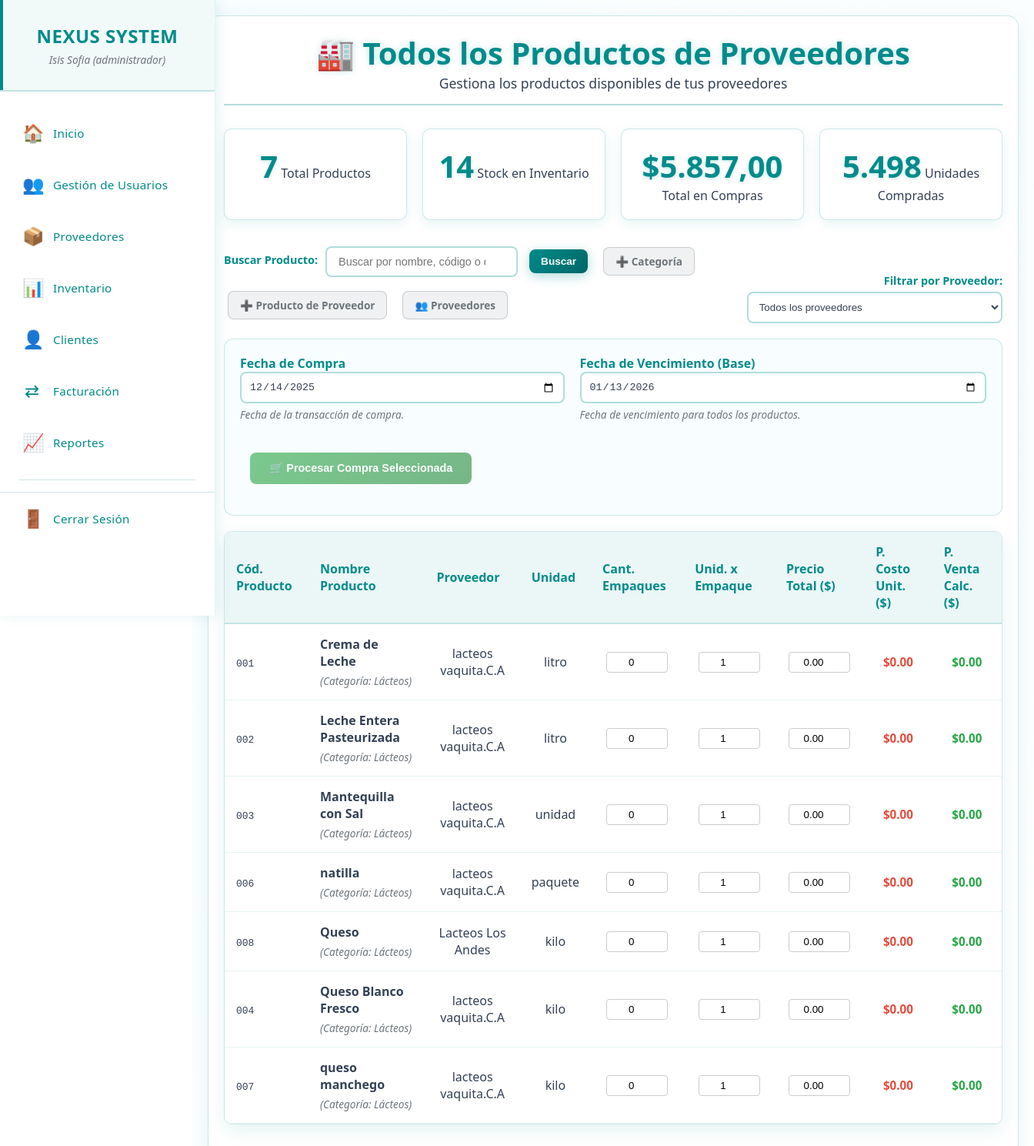
The page /productos_proveedores.php (signed in) on the database as committed earlier.
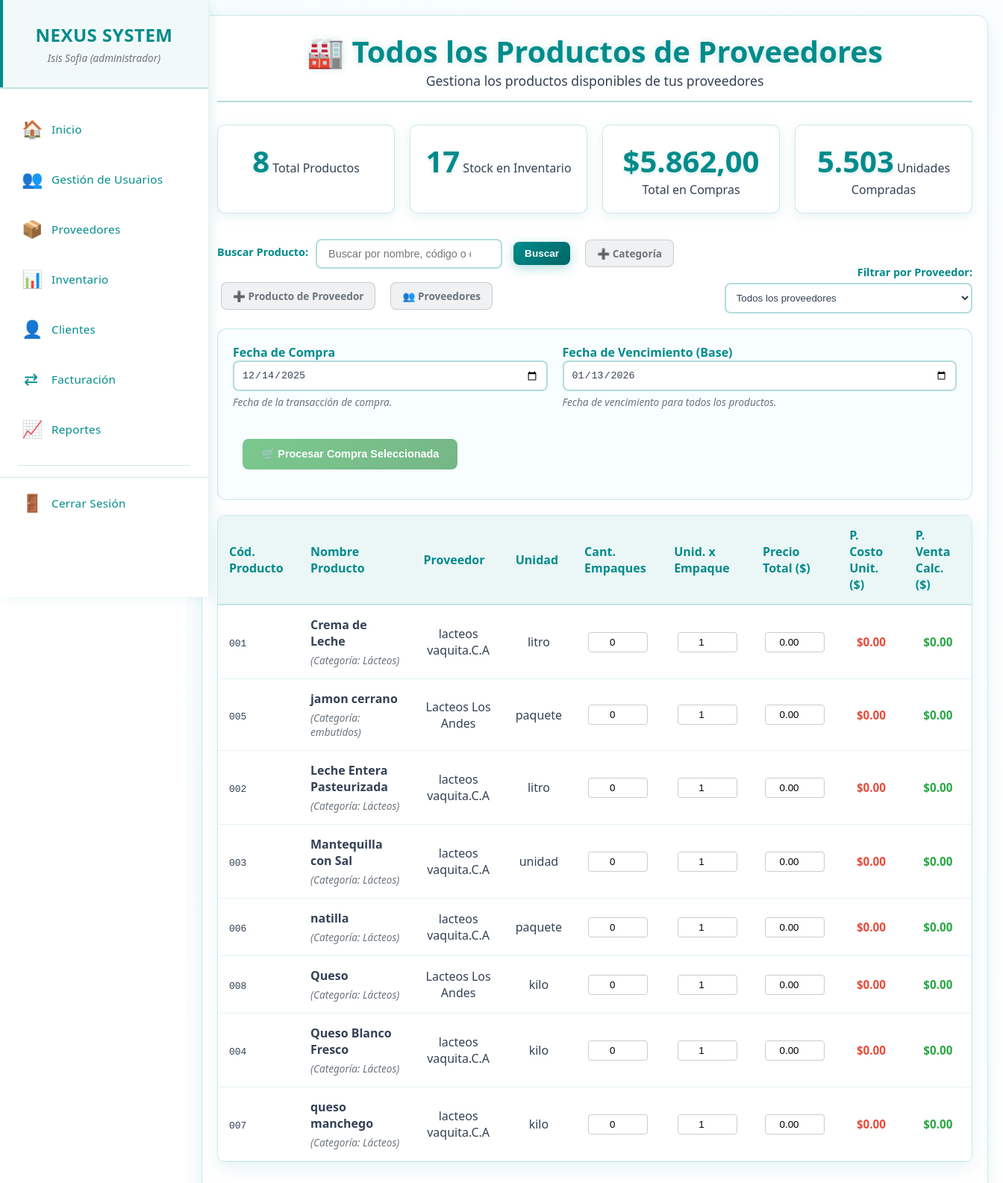
The same page on the database as committed later.
### tables this page shows
CREATE TABLE `productos_proveedor` (
  `id_producto_proveedor` int(11) NOT NULL,
  `codigo_producto` varchar(50) NOT NULL,
  `nombre` varchar(255) NOT NULL,
  `descripcion` text DEFAULT NULL,
  `id_categoria` int(11) NOT NULL,
  `id_subcategoria` int(11) DEFAULT NULL,
  `id_proveedor` int(11) NOT NULL,
  `precio_compra` decimal(10,2) NOT NULL,
  `unidad_medida` varchar(20) DEFAULT 'unidad',
  `fecha_compra` date DEFAULT NULL,
  `es_perecedero` tinyint(1) DEFAULT 0,
  `registro` timestamp NOT NULL DEFAULT current_timestamp(),
  `actualizacion` timestamp NOT NULL DEFAULT current_timestamp() ON UPDATE current_timestamp(),
  `estado` enum('activo','inactivo') DEFAULT 'activo'
);

CREATE TABLE `categoria_prod` (
  `id` int(11) NOT NULL,
  `nombre_categoria` varchar(50) NOT NULL,
  `estado` enum('active','inactive') DEFAULT 'active',
  `created_at` timestamp NOT NULL DEFAULT current_timestamp()
);

CREATE TABLE `proveedores` (
  `id_proveedor` int(11) NOT NULL,
  `nombres` varchar(255) NOT NULL,
  `nombre_comercial` varchar(255) NOT NULL,
  `rif` varchar(20) NOT NULL,
  `telefono` varchar(20) DEFAULT NULL,
  `email` varchar(100) DEFAULT NULL,
  `direccion` text DEFAULT NULL,
  `estado` enum('activo','inactivo') DEFAULT 'activo',
  `registro` timestamp NOT NULL DEFAULT current_timestamp(),
  `actualizacion` timestamp NOT NULL DEFAULT current_timestamp() ON UPDATE current_timestamp()
);

### productos_proveedores.php (the view, shortened to what the changed rows need)
<?php
require_once 'menu.php';
$id_proveedor = isset($_GET['id_proveedor']) ? intval($_GET['id_proveedor']) : 0;
$sql_base = "SELECT
                pp.*,
                cp.nombre_categoria,
                s.nombre_subcategoria,
                p.nombre_comercial as proveedor,
                p.telefono as telefono_proveedor,
                p.email as email_proveedor
            FROM productos_proveedor pp
            JOIN categoria_prod cp ON pp.id_categoria = cp.id
            LEFT JOIN subcategorias s ON pp.id_subcategoria = s.id
            JOIN proveedores p ON pp.id_proveedor = p.id_proveedor";
$params = [];
$where_conditions = [];
if ($id_proveedor > 0) {
    $where_conditions[] = "pp.id_proveedor = ?";
    $params[] = $id_proveedor;
    $titulo = "Productos del Proveedor";
} else {
    $titulo = "Todos los Productos de Proveedores";
}
$sql_base .= " ORDER BY pp.nombre";
if (!empty($params)) {
    $stmt = $pdo->prepare($sql_base);
    $stmt->execute($params);
    $result = $stmt->fetchAll(PDO::FETCH_ASSOC);
} else {
    $stmt = $pdo->query($sql_base);
    $result = $stmt->fetchAll(PDO::FETCH_ASSOC);
}
if ($id_proveedor > 0) {
    $stats_sql = "
        SELECT
            COALESCE(SUM(p.cantidad), 0) AS total_stock,
            COALESCE(SUM(hc.precio_total), 0) AS total_invertido,
            COALESCE(SUM(hc.total_unidades), 0) AS total_unidades_compradas
        FROM productos_proveedor pp_stats
        LEFT JOIN productos p ON pp_stats.id_producto_proveedor = p.id_producto_proveedor
        LEFT JOIN historial_compras hc ON pp_stats.id_producto_proveedor = hc.id_producto_proveedor
        WHERE pp_stats.id_proveedor = :id_proveedor
    ";
    $stats_stmt = $pdo->prepare($stats_sql);
    $stats_stmt->execute(['id_proveedor' => $id_proveedor]);
} else {
    $stats_sql = "
        SELECT
            COALESCE((SELECT SUM(cantidad) FROM productos WHERE estado = 'active'), 0) AS total_stock,
            COALESCE((SELECT SUM(precio_total) FROM historial_compras), 0) AS total_invertido,
            COALESCE((SELECT SUM(total_unidades) FROM historial_compras), 0) AS total_unidades_compradas
    ";
    $stats_stmt = $pdo->query($stats_sql);
}
$stats = $stats_stmt->fetch(PDO::FETCH_ASSOC);
$total_productos = count($result);
?>
<!DOCTYPE html>
<html lang="es">
<head>
    <link rel="stylesheet" href="css/proveedores.css">
</head>
<body>
   <main class="main-content">
        <div class="content-wrapper">
            <div class="container">
                <div class="header">
                    <h1>🏭 <?php echo $titulo; ?></h1>
                </div>
                <div class="stats-container">
                    <div class="stat-card">
                        <span class="stat-number"><?php echo $total_productos; ?></span>
                        <span class="stat-label">Total Productos</span>
                    </div>
                    <div class="stat-card">
                        <span class="stat-number"><?php echo number_format($stats['total_stock'], 0, ',', '.'); ?></span>
                        <span class="stat-label">Stock en Inventario</span>
                    </div>
                    <div class="stat-card">
                        <span class="stat-number">$<?php echo number_format($stats['total_invertido'], 2, ',', '.'); ?></span>
                        <span class="stat-label">Total en Compras</span>
                    </div>
                    <div class="stat-card">
                        <span class="stat-number"><?php echo number_format($stats['total_unidades_compradas'], 0, ',', '.'); ?></span>
                        <span class="stat-label">Unidades Compradas</span>
                    </div>
                </div>
                <?php if ($total_productos > 0): ?>
                    <form method="POST" action="procesar_compras_multiples.php" onsubmit="return validarCompraMultiple(this)">
                        <div class="table-container">
                            <table class="table tabla-compras">
                                <thead>
                                    <tr>
                                        <th style="text-align: left;">Cód. Producto</th>
                                        <th style="text-align: left;">Nombre Producto</th>
                                        <?php if ($id_proveedor == 0): ?>
                                            <th>Proveedor</th>
                                        <?php endif; ?>
                                        <th>Unidad</th>
                                        <th>Cant. Empaques</th>
                                        <th>Unid. x Empaque</th>
                                        <th>Precio Total ($)</th>
                                        <th>P. Costo Unit. ($)</th>
                                        <th>P. Venta Calc. ($)</th>
                                    </tr>
                                </thead>
                                <tbody>
                                    <?php foreach($result as $row): ?>
                                        <?php
                                        $id = $row['id_producto_proveedor'];
                                        $nombre = htmlspecialchars($row['nombre']);
                                        ?>
                                        <tr id="producto-row-<?= $id ?>">
                                            <td style="text-align: left;"><code><?php echo $row['codigo_producto']; ?></code></td>
                                            <td style="text-align: left;">
                                                <strong><?php echo $nombre; ?></strong>
                                                <small>(Categoría: <?= $row['nombre_categoria'] ?>)</small>
                                            </td>
                                            <?php if ($id_proveedor == 0): ?>
                                                <td><?php echo $row['proveedor']; ?></td>
                                            <?php endif; ?>
                                            <td><?php echo $row['unidad_medida']; ?></td>
                                            <td>
                                                <input type="number" name="productos[<?= $id ?>][empaques]" id="empaques_<?= $id ?>"
                                                       min="0" max="100" value="0" oninput="calcularFila(<?= $id ?>)" data-id="<?= $id ?>" data-campo="empaques" required>
                                            </td>
                                            <td>
                                                <input type="number" name="productos[<?= $id ?>][unidades_x_empaque]" id="unidades_<?= $id ?>"
                                                       min="1" max="1000" value="1" oninput="calcularFila(<?= $id ?>)" data-id="<?= $id ?>" data-campo="unidades" required>
                                            </td>
                                            <td>
                                                <input type="number" name="productos[<?= $id ?>][precio_total]" id="precio_total_<?= $id ?>"
                                                       step="0.01" min="0" value="0.00" oninput="calcularFila(<?= $id ?>)" data-id="<?= $id ?>" data-campo="precio" required>
                                            </td>
                                            <td>
                                                <span id="costo_unitario_<?= $id ?>" class="costo-calculado" style="color: #e74c3c;">$0.00</span>
                                            </td>
                                            <td>
                                                <span id="precio_venta_<?= $id ?>" class="costo-calculado" style="color: #28a745;">$0.00</span>
                                            </td>
                                        </tr>
                                    <?php endforeach; ?>
                                </tbody>
                            </table>
                        </div>
                    </form>
                <?php endif; ?>
            </div>
        </div>
   </main>
</body>
</html>

Rows that differ between the two databases and show on the page:
added productos_proveedor: codigo_producto "005", nombre "jamon cerrano", categoria_prod.nombre_categoria "embutidos", id_proveedor.nombre_comercial "Lacteos Los Andes", unidad_medida "paquete"
Other text that changed with them:
$total_productos: "7" → "8"
$stats['total_stock']: "14" → "17"
$stats['total_invertido']: "5.857,00" → "5.862,00"
$stats['total_unidades_compradas']: "5.498" → "5.503"
